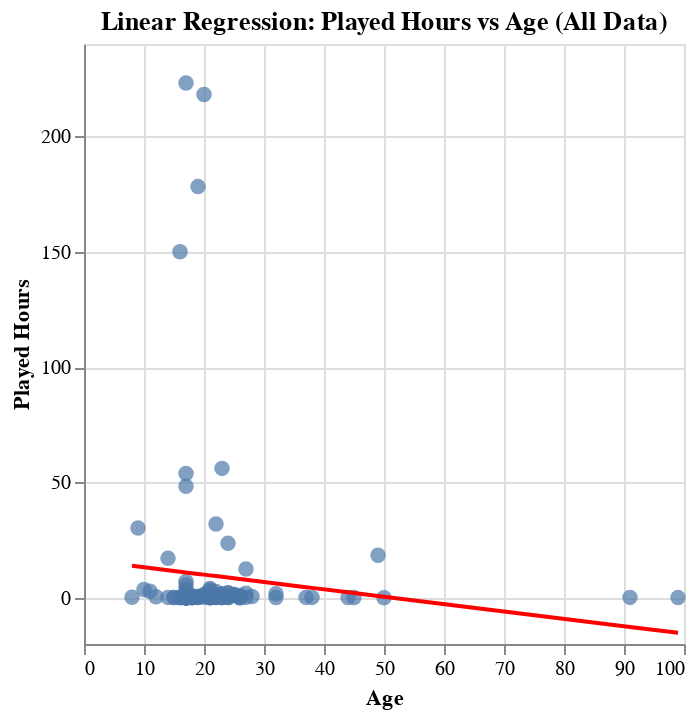

Notebook code for this chart:
### Code cell
#plotting results of linear regression

X_all = pd.concat([X_train, X_test], axis=0)
y_all = pd.concat([y_train, y_test], axis=0)

X_all['Actual'] = y_all
X_all['Predicted'] = model.predict(X_all[['age']])

scatter = alt.Chart(X_all.reset_index()).mark_circle(size=60).encode(
    x=alt.X('age', title='Age'),
    y=alt.Y('Actual', title='Played Hours'),
    tooltip=['age', 'Actual', 'Predicted']
).properties(
    title="Linear Regression: Played Hours vs Age (All Data)"
)

line = alt.Chart(X_all.reset_index()).mark_line(color='red', size=2).encode(
    x=alt.X('age', title='Age'),
    y=alt.Y('Predicted', title='Played Hours')
)

plot = scatter + line
plot.display()

### Figure 1 — Vega specification as saved in the notebook (floating-point values rounded to 4 significant figures)
{"$schema": "https://vega.github.io/schema/vega/v5.json", "data": [{"name": "source_1", "values": [{"Predicted": 11.02, "age": 17}, {"Predicted": 8.783, "age": 24}, {"Predicted": 10.38, "age": 19}, {"Predicted": 11.02, "age": 17}, {"Predicted": 10.06, "age": 20}, {"Predicted": 9.741, "age": 21}, {"Predicted": 7.826, "age": 27}, {"Predicted": 11.02, "age": 17}, {"Predicted": 11.02, "age": 17}, {"Predicted": 9.741, "age": 21}, {"Predicted": 9.422, "age": 22}, {"Predicted": 10.06, "age": 20}, {"Predicted": 11.02, "age": 17}, {"Predicted": 9.422, "age": 22}, {"Predicted": 11.02, "age": 17}, {"Predicted": 9.741, "age": 21}, {"Predicted": 11.02, "age": 17}, {"Predicted": 11.02, "age": 17}, {"Predicted": 9.741, "age": 21}, {"Predicted": 8.783, "age": 24}, {"Predicted": 11.02, "age": 17}, {"Predicted": 9.422, "age": 22}, {"Predicted": 11.02, "age": 17}, {"Predicted": 9.741, "age": 21}, {"Predicted": 4.634, "age": 37}, {"Predicted": 13.89, "age": 8}, {"Predicted": 9.422, "age": 22}, {"Predicted": 11.02, "age": 17}, {"Predicted": 11.02, "age": 17}, {"Predicted": 10.06, "age": 20}, {"Predicted": 11.02, "age": 17}, {"Predicted": 9.741, "age": 21}, {"Predicted": 8.464, "age": 25}, {"Predicted": 9.102, "age": 23}, {"Predicted": 11.02, "age": 17}, {"Predicted": 12.93, "age": 11}, {"Predicted": 11.02, "age": 17}, {"Predicted": 11.34, "age": 16}, {"Predicted": 11.02, "age": 17}, {"Predicted": 7.826, "age": 27}, {"Predicted": 11.34, "age": 16}, {"Predicted": 10.06, "age": 20}, {"Predicted": 11.02, "age": 17}, {"Predicted": 8.783, "age": 24}, {"Predicted": 11.66, "age": 15}, {"Predicted": 9.741, "age": 21}, {"Predicted": 9.422, "age": 22}, {"Predicted": 11.02, "age": 17}, {"Predicted": 11.02, "age": 17}, {"Predicted": 10.7, "age": 18}, {"Predicted": 10.7, "age": 18}, {"Predicted": 8.464, "age": 25}, {"Predicted": 8.145, "age": 26}, {"Predicted": 12.61, "age": 12}, {"Predicted": 11.97, "age": 14}, {"Predicted": 9.741, "age": 21}, {"Predicted": 9.741, "age": 21}, {"Predicted": 11.02, "age": 17}, {"Predicted": 10.7, "age": 18}, {"Predicted": 9.102, "age": 23}, {"Predicted": 2.4, "age": 44}, {"Predicted": 11.02, "age": 17}, {"Predicted": 11.02, "age": 17}, {"Predicted": 9.422, "age": 22}, {"Predicted": 9.422, "age": 22}, {"Predicted": 8.783, "age": 24}, {"Predicted": 4.315, "age": 38}, {"Predicted": 10.06, "age": 20}, {"Predicted": 11.02, "age": 17}, {"Predicted": 10.38, "age": 19}, {"Predicted": 11.02, "age": 17}, {"Predicted": 9.102, "age": 23}, {"Predicted": 7.826, "age": 27}, {"Predicted": 2.081, "age": 45}, {"Predicted": 11.02, "age": 17}, {"Predicted": 10.7, "age": 18}, {"Predicted": 11.02, "age": 17}, {"Predicted": 11.02, "age": 17}, {"Predicted": 11.02, "age": 17}, {"Predicted": 11.02, "age": 17}, {"Predicted": 8.783, "age": 24}, {"Predicted": 10.38, "age": 19}, {"Predicted": -12.6, "age": 91}, {"Predicted": 6.23, "age": 32}, {"Predicted": 11.02, "age": 17}, {"Predicted": 11.02, "age": 17}, {"Predicted": 8.145, "age": 26}, {"Predicted": 9.102, "age": 23}, {"Predicted": 11.02, "age": 17}, {"Predicted": 9.741, "age": 21}, {"Predicted": 10.38, "age": 19}, {"Predicted": 8.145, "age": 26}, {"Predicted": 10.7, "age": 18}, {"Predicted": 13.25, "age": 10}, {"Predicted": 0.4849, "age": 50}, {"Predicted": 0.8041, "age": 49}, {"Predicted": 11.34, "age": 16}, {"Predicted": 11.02, "age": 17}, {"Predicted": -15.15, "age": 99}, {"Predicted": 9.741, "age": 21}, {"Predicted": 8.145, "age": 26}, {"Predicted": 11.02, "age": 17}, {"Predicted": 11.66, "age": 15}, {"Predicted": 11.02, "age": 17}, {"Predicted": 9.102, "age": 23}, {"Predicted": 7.507, "age": 28}, {"Predicted": 11.02, "age": 17}, {"Predicted": 9.741, "age": 21}, {"Predicted": 11.97, "age": 14}, {"Predicted": 6.23, "age": 32}, {"Predicted": 11.02, "age": 17}, {"Predicted": 11.02, "age": 17}, {"Predicted": 8.783, "age": 24}, {"Predicted": 11.02, "age": 17}, {"Predicted": 11.02, "age": 17}, {"Predicted": 10.7, "age": 18}, {"Predicted": 9.422, "age": 22}, {"Predicted": 13.57, "age": 9}, {"Predicted": 11.02, "age": 17}, {"Predicted": 8.783, "age": 24}, {"Predicted": 10.38, "age": 19}, {"Predicted": 11.02, "age": 17}, {"Predicted": 9.102, "age": 23}, {"Predicted": 11.02, "age": 17}, {"Predicted": 9.741, "age": 21}]}, {"name": "source_0", "values": [{"Actual": 0.1, "Predicted": 11.02, "age": 17}, {"Actual": 0.1, "Predicted": 8.783, "age": 24}, {"Actual": 0.1, "Predicted": 10.38, "age": 19}, {"Actual": 2.3, "Predicted": 11.02, "age": 17}, {"Actual": 218.1, "Predicted": 10.06, "age": 20}, {"Actual": 0.5, "Predicted": 9.741, "age": 21}, {"Actual": 12.5, "Predicted": 7.826, "age": 27}, {"Actual": 1.0, "Predicted": 11.02, "age": 17}, {"Actual": 0.1, "Predicted": 11.02, "age": 17}, {"Actual": 0.0, "Predicted": 9.741, "age": 21}, {"Actual": 0.2, "Predicted": 9.422, "age": 22}, {"Actual": 1.1, "Predicted": 10.06, "age": 20}, {"Actual": 0.5, "Predicted": 11.02, "age": 17}, {"Actual": 0.8, "Predicted": 9.422, "age": 22}, {"Actual": 0.1, "Predicted": 11.02, "age": 17}, {"Actual": 0.6, "Predicted": 9.741, "age": 21}, {"Actual": 48.4, "Predicted": 11.02, "age": 17}, {"Actual": 0.1, "Predicted": 11.02, "age": 17}, {"Actual": 0.1, "Predicted": 9.741, "age": 21}, {"Actual": 0.1, "Predicted": 8.783, "age": 24}, {"Actual": 53.9, "Predicted": 11.02, "age": 17}, {"Actual": 0.8, "Predicted": 9.422, "age": 22}, {"Actual": 0.4, "Predicted": 11.02, "age": 17}, {"Actual": 4.0, "Predicted": 9.741, "age": 21}, {"Actual": 0.2, "Predicted": 4.634, "age": 37}, {"Actual": 0.3, "Predicted": 13.89, "age": 8}, {"Actual": 2.7, "Predicted": 9.422, "age": 22}, {"Actual": 0.1, "Predicted": 11.02, "age": 17}, {"Actual": 0.1, "Predicted": 11.02, "age": 17}, {"Actual": 1.5, "Predicted": 10.06, "age": 20}, {"Actual": 5.6, "Predicted": 11.02, "age": 17}, {"Actual": 0.1, "Predicted": 9.741, "age": 21}, {"Actual": 1.4, "Predicted": 8.464, "age": 25}, {"Actual": 0.1, "Predicted": 9.102, "age": 23}, {"Actual": 0.1, "Predicted": 11.02, "age": 17}, {"Actual": 2.9, "Predicted": 12.93, "age": 11}, {"Actual": 0.0, "Predicted": 11.02, "age": 17}, {"Actual": 0.0, "Predicted": 11.34, "age": 16}, {"Actual": 1.2, "Predicted": 11.02, "age": 17}, {"Actual": 0.2, "Predicted": 7.826, "age": 27}, {"Actual": 150.0, "Predicted": 11.34, "age": 16}, {"Actual": 0.5, "Predicted": 10.06, "age": 20}, {"Actual": 0.0, "Predicted": 11.02, "age": 17}, {"Actual": 0.7, "Predicted": 8.783, "age": 24}, {"Actual": 0.1, "Predicted": 11.66, "age": 15}, {"Actual": 3.5, "Predicted": 9.741, "age": 21}, {"Actual": 0.4, "Predicted": 9.422, "age": 22}, {"Actual": 0.0, "Predicted": 11.02, "age": 17}, {"Actual": 0.0, "Predicted": 11.02, "age": 17}, {"Actual": 0.9, "Predicted": 10.7, "age": 18}, {"Actual": 0.1, "Predicted": 10.7, "age": 18}, {"Actual": 1.5, "Predicted": 8.464, "age": 25}, {"Actual": 0.0, "Predicted": 8.145, "age": 26}, {"Actual": 0.5, "Predicted": 12.61, "age": 12}, {"Actual": 17.2, "Predicted": 11.97, "age": 14}, {"Actual": 0.7, "Predicted": 9.741, "age": 21}, {"Actual": 0.1, "Predicted": 9.741, "age": 21}, {"Actual": 1.0, "Predicted": 11.02, "age": 17}, {"Actual": 0.4, "Predicted": 10.7, "age": 18}, {"Actual": 0.1, "Predicted": 9.102, "age": 23}, {"Actual": 0.1, "Predicted": 2.4, "age": 44}, {"Actual": 0.2, "Predicted": 11.02, "age": 17}, {"Actual": 1.2, "Predicted": 11.02, "age": 17}, {"Actual": 32.0, "Predicted": 9.422, "age": 22}, {"Actual": 0.1, "Predicted": 9.422, "age": 22}, {"Actual": 23.7, "Predicted": 8.783, "age": 24}, {"Actual": 0.2, "Predicted": 4.315, "age": 38}, {"Actual": 0.4, "Predicted": 10.06, "age": 20}, {"Actual": 0.2, "Predicted": 11.02, "age": 17}, {"Actual": 0.6, "Predicted": 10.38, "age": 19}, {"Actual": 3.8, "Predicted": 11.02, "age": 17}, {"Actual": 0.1, "Predicted": 9.102, "age": 23}, {"Actual": 2.0, "Predicted": 7.826, "age": 27}, {"Actual": 0.1, "Predicted": 2.081, "age": 45}, {"Actual": 1.0, "Predicted": 11.02, "age": 17}, {"Actual": 0.1, "Predicted": 10.7, "age": 18}, {"Actual": 0.1, "Predicted": 11.02, "age": 17}, {"Actual": 1.0, "Predicted": 11.02, "age": 17}, {"Actual": 223.1, "Predicted": 11.02, "age": 17}, {"Actual": 1.7, "Predicted": 11.02, "age": 17}, {"Actual": 0.3, "Predicted": 8.783, "age": 24}, {"Actual": 0.6, "Predicted": 10.38, "age": 19}, {"Actual": 0.2, "Predicted": -12.6, "age": 91}, {"Actual": 0.1, "Predicted": 6.23, "age": 32}, {"Actual": 7.1, "Predicted": 11.02, "age": 17}, {"Actual": 0.0, "Predicted": 11.02, "age": 17}, {"Actual": 0.0, "Predicted": 8.145, "age": 26}, {"Actual": 1.8, "Predicted": 9.102, "age": 23}, {"Actual": 0.1, "Predicted": 11.02, "age": 17}, {"Actual": 0.7, "Predicted": 9.741, "age": 21}, {"Actual": 0.1, "Predicted": 10.38, "age": 19}, {"Actual": 0.6, "Predicted": 8.145, "age": 26}, {"Actual": 0.0, "Predicted": 10.7, "age": 18}, {"Actual": 3.6, "Predicted": 13.25, "age": 10}, {"Actual": 0.0, "Predicted": 0.4849, "age": 50}, {"Actual": 18.5, "Predicted": 0.8041, "age": 49}, {"Actual": 0.1, "Predicted": 11.34, "age": 16}, {"Actual": 0.0, "Predicted": 11.02, "age": 17}, {"Actual": 0.1, "Predicted": -15.15, "age": 99}, {"Actual": 0.4, "Predicted": 9.741, "age": 21}, {"Actual": 1.0, "Predicted": 8.145, "age": 26}, {"Actual": 0.1, "Predicted": 11.02, "age": 17}, {"Actual": 0.1, "Predicted": 11.66, "age": 15}, {"Actual": 0.2, "Predicted": 11.02, "age": 17}, {"Actual": 56.1, "Predicted": 9.102, "age": 23}, {"Actual": 0.6, "Predicted": 7.507, "age": 28}, {"Actual": 0.2, "Predicted": 11.02, "age": 17}, {"Actual": 2.7, "Predicted": 9.741, "age": 21}, {"Actual": 0.2, "Predicted": 11.97, "age": 14}, {"Actual": 1.8, "Predicted": 6.23, "age": 32}, {"Actual": 0.1, "Predicted": 11.02, "age": 17}, {"Actual": 0.3, "Predicted": 11.02, "age": 17}, {"Actual": 2.2, "Predicted": 8.783, "age": 24}, {"Actual": 0.3, "Predicted": 11.02, "age": 17}, {"Actual": 0.1, "Predicted": 11.02, "age": 17}, {"Actual": 0.1, "Predicted": 10.7, "age": 18}, {"Actual": 0.3, "Predicted": 9.422, "age": 22}, {"Actual": 30.3, "Predicted": 13.57, "age": 9}, {"Actual": 0.0, "Predicted": 11.02, "age": 17}, {"Actual": 2.1, "Predicted": 8.783, "age": 24}, {"Actual": 178.2, "Predicted": 10.38, "age": 19}, {"Actual": 1.0, "Predicted": 11.02, "age": 17}, {"Actual": 1.6, "Predicted": 9.102, "age": 23}, {"Actual": 0.0, "Predicted": 11.02, "age": 17}, {"Actual": 0.1, "Predicted": 9.741, "age": 21}]}], "marks": [{"type": "symbol", "name": "layer_0_marks", "from": {"data": "source_0"}, "encode": {"update": {"x": {"field": "age", "scale": "x"}, "size": {"value": 60}, "y": {"field": "Actual", "scale": "y"}, "tooltip": {"signal": "{\"age\": format(datum[\"age\"], \"\"), \"Actual\": format(datum[\"Actual\"], \"\"), \"Predicted\": format(datum[\"Predicted\"], \"\")}"}, "fill": {"value": "#4c78a8"}, "shape": {"value": "circle"}, "opacity": {"value": 0.7}}}, "style": ["circle"]}, {"type": "line", "name": "layer_1_marks", "from": {"data": "source_1"}, "sort": {"field": "x"}, "encode": {"update": {"x": {"field": "age", "scale": "x"}, "y": {"field": "Predicted", "scale": "y"}, "strokeWidth": {"value": 2}, "defined": {"signal": "isValid(datum[\"age\"]) && isFinite(+datum[\"age\"]) && isValid(datum[\"Predicted\"]) && isFinite(+datum[\"Predicted\"])"}, "stroke": {"value": "red"}}}, "style": ["line"]}], "scales": [{"name": "x", "type": "linear", "domain": {"fields": [{"data": "source_0", "field": "age"}, {"data": "source_1", "field": "age"}]}, "range": [0, {"signal": "width"}], "nice": true, "zero": true}, {"name": "y", "type": "linear", "domain": {"fields": [{"data": "source_0", "field": "Actual"}, {"data": "source_1", "field": "Predicted"}]}, "range": [{"signal": "height"}, 0], "zero": true, "nice": true}], "axes": [{"scale": "x", "orient": "bottom", "tickCount": {"signal": "ceil(width/40)"}, "ticks": false, "gridScale": "y", "aria": false, "zindex": 0, "domain": false, "minExtent": 0, "maxExtent": 0, "grid": true, "labels": false}, {"scale": "y", "zindex": 0, "maxExtent": 0, "aria": false, "gridScale": "x", "ticks": false, "domain": false, "labels": false, "tickCount": {"signal": "ceil(height/40)"}, "grid": true, "minExtent": 0, "orient": "left"}, {"scale": "x", "grid": false, "labelFlush": true, "zindex": 0, "title": "Age", "labelOverlap": true, "tickCount": {"signal": "ceil(width/40)"}, "orient": "bottom"}, {"scale": "y", "orient": "left", "grid": false, "tickCount": {"signal": "ceil(height/40)"}, "zindex": 0, "title": "Played Hours", "labelOverlap": true}], "title": {"text": "Linear Regression: Played Hours vs Age (All Data)", "frame": "group"}, "height": 300, "width": 300, "padding": 5, "background": "white", "style": "cell"}
